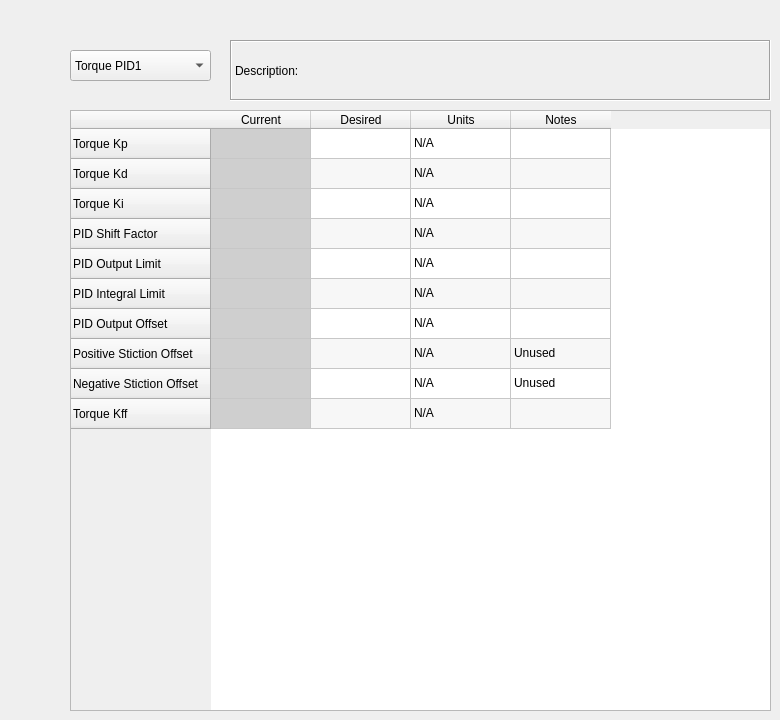
     <widget class="QWidget" name="tabTorque">
      <attribute name="title">
       <string>Torque PID</string>
      </attribute>
      <widget class="QTableWidget" name="tableTorque">
       <property name="geometry">
        <rect>
         <x>70</x>
         <y>110</y>
         <width>701</width>
         <height>601</height>
        </rect>
       </property>
       <property name="sizePolicy">
        <sizepolicy hsizetype="Expanding" vsizetype="Fixed">
         <horstretch>0</horstretch>
         <verstretch>0</verstretch>
        </sizepolicy>
       </property>
       <property name="alternatingRowColors">
        <bool>true</bool>
       </property>
       <property name="selectionMode">
        <enum>QAbstractItemView::NoSelection</enum>
       </property>
       <property name="showGrid">
        <bool>true</bool>
       </property>
       <row>
        <property name="text">
         <string>Torque Kp</string>
        </property>
       </row>
       <row>
        <property name="text">
         <string>Torque Kd</string>
        </property>
       </row>
       <row>
        <property name="text">
         <string>Torque Ki</string>
        </property>
       </row>
       <row>
        <property name="text">
         <string>PID Shift Factor</string>
        </property>
       </row>
       <row>
        <property name="text">
         <string>PID Output Limit</string>
        </property>
       </row>
       <row>
        <property name="text">
         <string>PID Integral Limit</string>
        </property>
       </row>
       <row>
        <property name="text">
         <string>PID Output Offset</string>
        </property>
       </row>
       <row>
        <property name="text">
         <string>Positive Stiction Offset</string>
        </property>
       </row>
       <row>
        <property name="text">
         <string>Negative Stiction Offset</string>
        </property>
       </row>
       <row>
        <property name="text">
         <string>Torque Kff</string>
        </property>
       </row>
       <column>
        <property name="text">
         <string>Current</string>
        </property>
       </column>
       <column>
        <property name="text">
         <string>Desired</string>
        </property>
       </column>
       <column>
        <property name="text">
         <string>Units</string>
        </property>
       </column>
       <column>
        <property name="text">
         <string>Notes</string>
        </property>
       </column>
       <item row="0" column="0">
        <property name="text">
         <string/>
        </property>
        <property name="background">
         <brush brushstyle="SolidPattern">
          <color alpha="255">
           <red>207</red>
           <green>207</green>
           <blue>207</blue>
          </color>
         </brush>
        </property>
        <property name="foreground">
         <brush brushstyle="SolidPattern">
          <color alpha="255">
           <red>35</red>
           <green>38</green>
           <blue>41</blue>
          </color>
         </brush>
        </property>
        <property name="flags">
         <set>ItemIsEnabled</set>
        </property>
       </item>
       <item row="0" column="1">
        <property name="text">
         <string/>
        </property>
        <property name="flags">
         <set>ItemIsSelectable|ItemIsEditable|ItemIsDragEnabled|ItemIsUserCheckable|ItemIsEnabled</set>
        </property>
       </item>
       <item row="0" column="2">
        <property name="text">
         <string>N/A</string>
        </property>
        <property name="flags">
         <set>NoItemFlags</set>
        </property>
       </item>
       <item row="1" column="0">
        <property name="text">
         <string/>
        </property>
        <property name="background">
         <brush brushstyle="SolidPattern">
          <color alpha="255">
           <red>207</red>
           <green>207</green>
           <blue>207</blue>
          </color>
         </brush>
        </property>
        <property name="foreground">
         <brush brushstyle="SolidPattern">
          <color alpha="255">
           <red>35</red>
           <green>38</green>
           <blue>41</blue>
          </color>
         </brush>
        </property>
        <property name="flags">
         <set>ItemIsEnabled</set>
        </property>
       </item>
       <item row="1" column="1">
        <property name="text">
         <string/>
        </property>
        <property name="flags">
         <set>ItemIsSelectable|ItemIsEditable|ItemIsDragEnabled|ItemIsUserCheckable|ItemIsEnabled</set>
        </property>
       </item>
       <item row="1" column="2">
        <property name="text">
         <string>N/A</string>
        </property>
        <property name="flags">
         <set>NoItemFlags</set>
        </property>
       </item>
       <item row="2" column="0">
        <property name="text">
         <string/>
        </property>
        <property name="background">
         <brush brushstyle="SolidPattern">
          <color alpha="255">
           <red>207</red>
           <green>207</green>
           <blue>207</blue>
          </color>
         </brush>
        </property>
        <property name="foreground">
         <brush brushstyle="SolidPattern">
          <color alpha="255">
           <red>35</red>
           <green>38</green>
           <blue>41</blue>
          </color>
         </brush>
        </property>
        <property name="flags">
         <set>ItemIsEnabled</set>
        </property>
       </item>
       <item row="2" column="1">
        <property name="text">
         <string/>
        </property>
        <property name="flags">
         <set>ItemIsSelectable|ItemIsEditable|ItemIsDragEnabled|ItemIsUserCheckable|ItemIsEnabled</set>
        </property>
       </item>
       <item row="2" column="2">
        <property name="text">
         <string>N/A</string>
        </property>
        <property name="flags">
         <set>NoItemFlags</set>
        </property>
       </item>
       <item row="3" column="0">
        <property name="text">
         <string/>
        </property>
        <property name="background">
         <brush brushstyle="SolidPattern">
          <color alpha="255">
           <red>207</red>
           <green>207</green>
           <blue>207</blue>
          </color>
         </brush>
        </property>
        <property name="foreground">
         <brush brushstyle="SolidPattern">
          <color alpha="255">
           <red>35</red>
           <green>38</green>
           <blue>41</blue>
          </color>
         </brush>
        </property>
        <property name="flags">
         <set>ItemIsEnabled</set>
        </property>
       </item>
       <item row="3" column="1">
        <property name="text">
         <string/>
        </property>
        <property name="flags">
         <set>ItemIsSelectable|ItemIsEditable|ItemIsDragEnabled|ItemIsUserCheckable|ItemIsEnabled</set>
        </property>
       </item>
       <item row="3" column="2">
        <property name="text">
         <string>N/A</string>
        </property>
        <property name="flags">
         <set>NoItemFlags</set>
        </property>
       </item>
       <item row="4" column="0">
        <property name="text">
         <string/>
        </property>
        <property name="background">
         <brush brushstyle="SolidPattern">
          <color alpha="255">
           <red>207</red>
           <green>207</green>
           <blue>207</blue>
          </color>
         </brush>
        </property>
        <property name="foreground">
         <brush brushstyle="SolidPattern">
          <color alpha="255">
           <red>35</red>
           <green>38</green>
           <blue>41</blue>
          </color>
         </brush>
        </property>
        <property name="flags">
         <set>ItemIsEnabled</set>
        </property>
       </item>
       <item row="4" column="1">
        <property name="text">
         <string/>
        </property>
        <property name="flags">
         <set>ItemIsSelectable|ItemIsEditable|ItemIsDragEnabled|ItemIsUserCheckable|ItemIsEnabled</set>
        </property>
       </item>
       <item row="4" column="2">
        <property name="text">
         <string>N/A</string>
        </property>
        <property name="flags">
         <set>NoItemFlags</set>
        </property>
       </item>
       <item row="5" column="0">
        <property name="text">
         <string/>
        </property>
        <property name="background">
         <brush brushstyle="SolidPattern">
          <color alpha="255">
           <red>207</red>
           <green>207</green>
           <blue>207</blue>
          </color>
         </brush>
        </property>
        <property name="foreground">
         <brush brushstyle="SolidPattern">
          <color alpha="255">
           <red>35</red>
           <green>38</green>
           <blue>41</blue>
          </color>
         </brush>
        </property>
        <property name="flags">
         <set>ItemIsEnabled</set>
        </property>
       </item>
       <item row="5" column="1">
        <property name="text">
         <string/>
        </property>
        <property name="flags">
         <set>ItemIsSelectable|ItemIsEditable|ItemIsDragEnabled|ItemIsUserCheckable|ItemIsEnabled</set>
        </property>
       </item>
       <item row="5" column="2">
        <property name="text">
         <string>N/A</string>
        </property>
        <property name="flags">
         <set>NoItemFlags</set>
        </property>
       </item>
       <item row="6" column="0">
        <property name="text">
         <string/>
        </property>
        <property name="background">
         <brush brushstyle="SolidPattern">
          <color alpha="255">
           <red>207</red>
           <green>207</green>
           <blue>207</blue>
          </color>
         </brush>
        </property>
        <property name="foreground">
         <brush brushstyle="SolidPattern">
          <color alpha="255">
           <red>35</red>
           <green>38</green>
           <blue>41</blue>
          </color>
         </brush>
        </property>
        <property name="flags">
         <set>ItemIsEnabled</set>
        </property>
       </item>
       <item row="6" column="1">
        <property name="text">
         <string/>
        </property>
        <property name="flags">
         <set>ItemIsSelectable|ItemIsEditable|ItemIsDragEnabled|ItemIsUserCheckable|ItemIsEnabled</set>
        </property>
       </item>
       <item row="6" column="2">
        <property name="text">
         <string>N/A</string>
        </property>
        <property name="flags">
         <set>NoItemFlags</set>
        </property>
       </item>
       <item row="7" column="0">
        <property name="text">
         <string/>
        </property>
        <property name="background">
         <brush brushstyle="SolidPattern">
          <color alpha="255">
           <red>207</red>
           <green>207</green>
           <blue>207</blue>
          </color>
         </brush>
        </property>
        <property name="foreground">
         <brush brushstyle="SolidPattern">
          <color alpha="255">
           <red>35</red>
           <green>38</green>
           <blue>41</blue>
          </color>
         </brush>
        </property>
        <property name="flags">
         <set>ItemIsEnabled</set>
        </property>
       </item>
       <item row="7" column="1">
        <property name="text">
         <string/>
        </property>
        <property name="flags">
         <set>ItemIsSelectable|ItemIsEditable|ItemIsDragEnabled|ItemIsUserCheckable|ItemIsEnabled</set>
        </property>
       </item>
       <item row="7" column="2">
        <property name="text">
         <string>N/A</string>
        </property>
        <property name="flags">
         <set>NoItemFlags</set>
        </property>
       </item>
       <item row="7" column="3">
        <property name="text">
         <string>Unused</string>
        </property>
       </item>
       <item row="8" column="0">
        <property name="text">
         <string/>
        </property>
        <property name="background">
         <brush brushstyle="SolidPattern">
          <color alpha="255">
           <red>207</red>
           <green>207</green>
           <blue>207</blue>
          </color>
         </brush>
        </property>
        <property name="foreground">
         <brush brushstyle="SolidPattern">
          <color alpha="255">
           <red>35</red>
           <green>38</green>
           <blue>41</blue>
          </color>
         </brush>
        </property>
        <property name="flags">
         <set>ItemIsEnabled</set>
        </property>
       </item>
       <item row="8" column="1">
        <property name="text">
         <string/>
        </property>
        <property name="flags">
         <set>ItemIsSelectable|ItemIsEditable|ItemIsDragEnabled|ItemIsUserCheckable|ItemIsEnabled</set>
        </property>
       </item>
       <item row="8" column="2">
        <property name="text">
         <string>N/A</string>
        </property>
        <property name="flags">
         <set>NoItemFlags</set>
        </property>
       </item>
       <item row="8" column="3">
        <property name="text">
         <string>Unused</string>
        </property>
       </item>
       <item row="9" column="0">
        <property name="text">
         <string/>
        </property>
        <property name="background">
         <brush brushstyle="SolidPattern">
          <color alpha="255">
           <red>207</red>
           <green>207</green>
           <blue>207</blue>
          </color>
         </brush>
        </property>
        <property name="foreground">
         <brush brushstyle="SolidPattern">
          <color alpha="255">
           <red>35</red>
           <green>38</green>
           <blue>41</blue>
          </color>
         </brush>
        </property>
        <property name="flags">
         <set>ItemIsEnabled</set>
        </property>
       </item>
       <item row="9" column="1">
        <property name="text">
         <string/>
        </property>
        <property name="flags">
         <set>ItemIsSelectable|ItemIsEditable|ItemIsDragEnabled|ItemIsUserCheckable|ItemIsEnabled</set>
        </property>
       </item>
       <item row="9" column="2">
        <property name="text">
         <string>N/A</string>
        </property>
        <property name="flags">
         <set>NoItemFlags</set>
        </property>
       </item>
      </widget>
      <widget class="QLabel" name="descTorque">
       <property name="geometry">
        <rect>
         <x>230</x>
         <y>40</y>
         <width>541</width>
         <height>61</height>
        </rect>
       </property>
       <property name="autoFillBackground">
        <bool>false</bool>
       </property>
       <property name="frameShape">
        <enum>QFrame::Box</enum>
       </property>
       <property name="frameShadow">
        <enum>QFrame::Sunken</enum>
       </property>
       <property name="text">
        <string>Description:</string>
       </property>
      </widget>
      <widget class="QComboBox" name="selectTorque">
       <property name="geometry">
        <rect>
         <x>70</x>
         <y>50</y>
         <width>141</width>
         <height>31</height>
        </rect>
       </property>
       <item>
        <property name="text">
         <string>Torque PID1</string>
        </property>
       </item>
       <item>
        <property name="text">
         <string>Torque PID2</string>
        </property>
       </item>
       <item>
        <property name="text">
         <string>Torque PID3</string>
        </property>
       </item>
      </widget>
     </widget>
